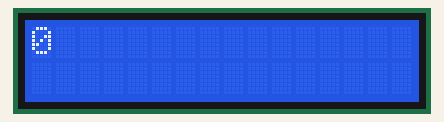
A sketch run on a simulated Arduino Uno, built with avr-gcc and run on an emulated ATmega328P. Shown: 16×2 character LCD.

Above: at 0.1 s.
At 1.1 s:
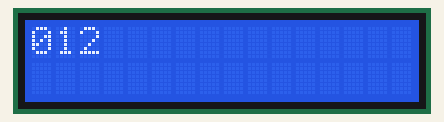
At 2.6 s:
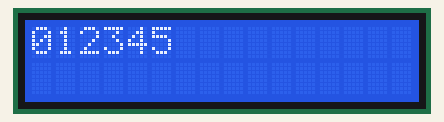
At 5.1 s:
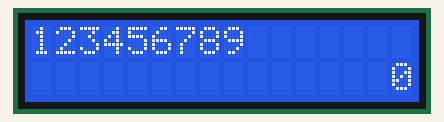
At 7.6 s:
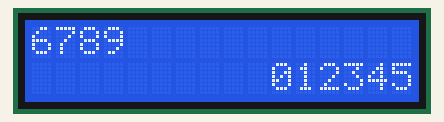
At 10.6 s:
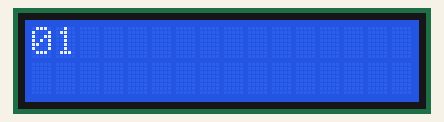

Measured:
- by itself, everything shown: repeats every 10.0 s, in 21 steps
- what the display in image 1 shows lasts 0.5 s, from 1.1 s to 1.6 s

The sketch:

auto_scroll_lcd.ino
```cpp
#include <LiquidCrystal.h>
LiquidCrystal lcd(2, 3, 4, 5, 6, 7);
void setup() {
  lcd.begin(16,2);
}

void loop() {
  lcd.setCursor(0, 0);
  for (int angka = 0; angka < 10; angka++) {
   lcd.print(angka);
   delay(500);
  }
  lcd.setCursor(16,1);
  lcd.autoscroll();
  for (int angka = 0; angka < 10; angka++) {
    lcd.print(angka);
    delay(500);
  }
  lcd.noAutoscroll();
  lcd.clear();
}
```
